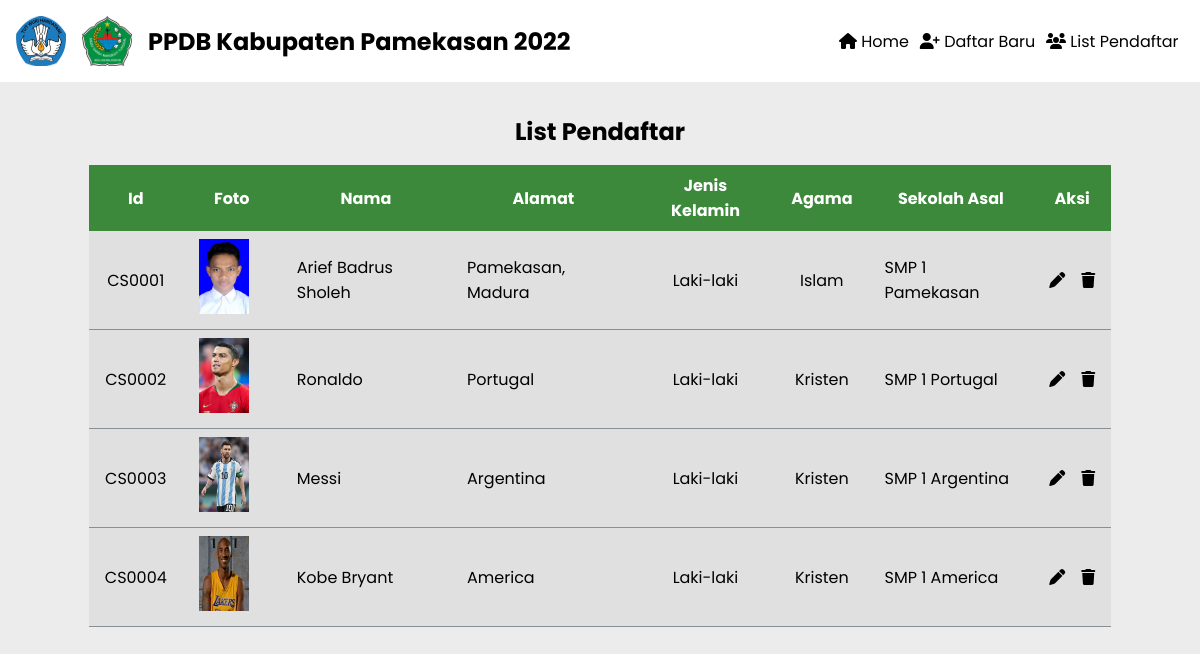
/list-pendaftar.php, run on the app's committed database.
### tables this page shows
CREATE TABLE `calon_siswa` (
  `id` char(6) NOT NULL,
  `nama` varchar(128) NOT NULL,
  `alamat` varchar(256) NOT NULL,
  `jenis_kelamin` varchar(9) NOT NULL,
  `agama` varchar(8) NOT NULL,
  `sekolah_asal` varchar(64) NOT NULL,
  `foto` varchar(128) DEFAULT NULL
);

### list-pendaftar.php (the view, shortened to what this page needs)
<?php
include "./backend/config.php";
$query = "SELECT * FROM calon_siswa";
$get = mysqli_query($conn, $query);
$calon_siswa = [];
while($row = mysqli_fetch_assoc($get)){
    $calon_siswa[] = $row;
}
?>
<!DOCTYPE html>
<html lang="en">
  <head>
    <link rel="stylesheet" href="./public/css/style.css" />
    <link rel="stylesheet" href="./public/css/button.css" />
  </head>
  <body>
    <header>
      <div>
        <img src="./public/img/logo_kemendikbud.svg" alt="" width="50px" />
        <img src="./public/img/logo_pamekasan.svg" alt="" width="50px" />
        <h1>PPDB Kabupaten Pamekasan 2022</h1>
      </div>
      <ul>
        <li>
          <a href="./index.php"><i class="fa-solid fa-house"></i> Home</a>
        </li>
        <li>
          <a href="./daftar-baru.php"><i class="fa-solid fa-user-plus"></i> Daftar Baru</a>
        </li>
        <li>
          <a href="./list-pendaftar.php"><i class="fa-solid fa-users"></i> List Pendaftar</a>
        </li>
      </ul>
    </header>
    <main class="flex-center-start">
      <div id="table">
        <h2>List Pendaftar</h2>
        <table>
          <thead>
            <th>Id</th>
            <th>Foto</th>
            <th>Nama</th>
            <th>Alamat</th>
            <th>Jenis Kelamin</th>
            <th>Agama</th>
            <th>Sekolah Asal</th>
            <th>Aksi</th>
          </thead>
          <tbody>
            <?php foreach ($calon_siswa as $row) : ?>
              <tr>
                <td class="text-center"><?= $row['id'] ?></td>
                <td><img src="./storage/<?= $row['foto'] ?>" alt="" width="50px" height="75px"></td>
                <td><?= $row['nama'] ?></td>
                <td><?= $row['alamat'] ?></td>
                <td class="text-center"><?= $row['jenis_kelamin'] ?></td>
                <td class="text-center"><?= $row['agama'] ?></td>
                <td><?= $row['sekolah_asal'] ?></td>
                <td>
                  <div class="block">
                    <a href="./edit.php?id=<?= $row['id'] ?>"><i class="fa-solid fa-pen" style="margin-right: 16px;"></i></a>
                    <a class="btn-delete" href="./backend/proses-hapus.php?id=<?= $row['id'] ?>"><i class="fa-solid fa-trash"></i></a>
                  </div>
                </td>
              </tr>
            <?php endforeach; ?>
          </tbody>
        </table>
      </div>
    </main>
  </body>
</html>

### public/css/style.css (style rules this page uses)
*, *::before, *::after { box-sizing: border-box; margin: 0; padding: 0; }
html { scroll-behavior: smooth; }
body { overflow: hidden; font-family: "Poppins", sans-serif; height: 100vh; }
header { display: flex; align-items: center; justify-content: space-between; padding: 16px; }
header div { display: flex; align-items: center; }
header h1 { font-size: 1.5em; }
img { margin-right: 16px; }
ul { display: flex; justify-content: space-around; width: 30%; }
li { list-style: none; }
a { color: unset; text-decoration: none; }
.flex-center-start { display: flex; justify-content: center; }
main { background-color: rgb(236, 236, 236); height: 100%; padding: 32px; }
main h2 { text-align: center; margin-bottom: 16px; }
main div#table { width: 90%; display: flex; flex-direction: column; align-items: center; }
table { border-collapse: collapse; width: 100%; border-radius: 25px; }
th, td { padding: 8px 16px; }
td { background-color: #e0e0e0; border-bottom: 1px solid #889096; }
th { background: rgb(60, 137, 60); color: white; }
.text-center { text-align: center; }
.block { display: flex; justify-content: space-around; align-items: center; width: 100%; }

### data on the page
calon_siswa: id "CS0001", foto (picture), nama "Arief Badrus Sholeh", alamat "Pamekasan, Madura", jenis_kelamin "Laki-laki", agama "Islam", sekolah_asal "SMP 1 Pamekasan"
calon_siswa: id "CS0002", foto (picture), nama "Ronaldo", alamat "Portugal", jenis_kelamin "Laki-laki", agama "Kristen", sekolah_asal "SMP 1 Portugal"
calon_siswa: id "CS0003", foto (picture), nama "Messi", alamat "Argentina", jenis_kelamin "Laki-laki", agama "Kristen", sekolah_asal "SMP 1 Argentina"
calon_siswa: id "CS0004", foto (picture), nama "Kobe Bryant", alamat "America", jenis_kelamin "Laki-laki", agama "Kristen", sekolah_asal "SMP 1 America"
